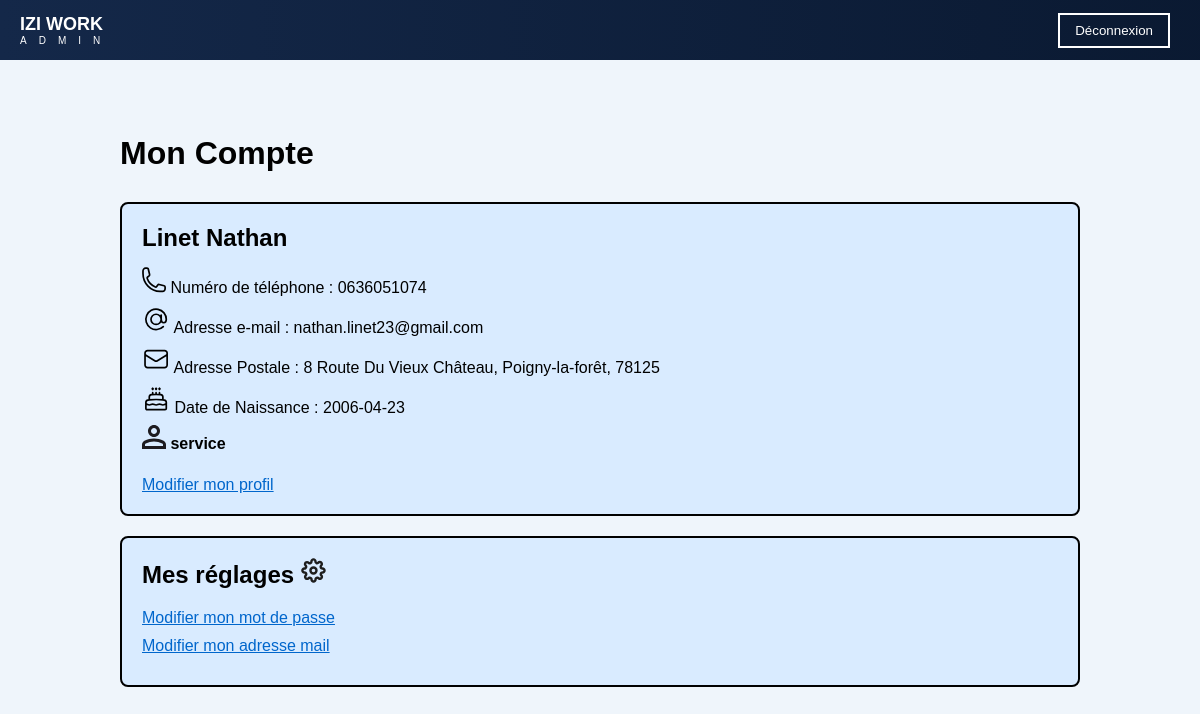
Screenshot of / (signed in) with the database file from the repository.
### app.py (models this page shows)
class User(UserMixin, db.Model):
    __tablename__ = 'USERS'
    id = db.Column('ID', db.Integer, primary_key=True)
    email = db.Column('Adresse_mail', db.String(255), unique=True, nullable=False)
    password = db.Column('Password', db.String(255), nullable=False)
    nom = db.Column('Nom', db.String(255), nullable=False)
    prenom = db.Column('Prenom', db.String(255), nullable=False)
    photo = db.Column('Photo_de_profil', db.String(255))
    telephone = db.Column('Numero_telephone', db.String(20))
    naissance = db.Column('Date_naissance', db.Date, nullable=False)
    fonction = db.Column('Fonction', db.String(255))
    adresse = db.relationship('AdressePostale', backref='user', uselist=False)
    historique = db.relationship('Historique', backref='user')
    disponibilites = db.relationship('Disponibilite', backref='user')
    indisponibilites = db.relationship('Indisponibilite', backref='user')

class AdressePostale(db.Model):
    __tablename__ = 'AdressePostale'
    id = db.Column('ID', db.Integer, primary_key=True, autoincrement=True)
    user_id = db.Column('User_ID', db.Integer, db.ForeignKey('USERS.ID'), unique=True, nullable=False)
    rue = db.Column('Rue', db.String(255), nullable=False)
    code_postal = db.Column('Code_postal', db.String(20), nullable=False)
    ville = db.Column('Ville', db.String(255), nullable=False)
    pays = db.Column('Pays', db.String(255), nullable=False)

### app.py (the view)
@app.route('/')
@login_required
def compte():
    user = current_user
    adresse = AdressePostale.query.filter_by(user_id=user.id).first()
    return render_template('compte/compte.html', user=user, adresse=adresse)

### app.py (called while the page is built)
@login_manager.user_loader
def load_user(user_id):
    return User.query.get(int(user_id))

### templates/compte/compte.html (shortened to what this page needs)
<!DOCTYPE html>
<html lang="fr">
<head>
  <link rel="stylesheet" href="{{ url_for('static', filename='css/style.css') }}">
</head>
<body>
    {% include 'includes/header.html' %}
    <div class="container-compte">
        <h1>Mon Compte</h1>
        <div class="account-box">
            <div class="info-section">
                <h2>{{ user.nom }} {{ user.prenom }}</h2>
                <ul>
                <li><img src="{{ url_for('static', filename='image/profile/telephone.svg')}}" /> Numéro de téléphone : {{ user.telephone }}</li>
                <li><img src="{{ url_for('static', filename='image/profile/arobase.svg')}}" /> Adresse e-mail : {{ user.email }}</li>
                <li><img src="{{ url_for('static', filename='image/profile/lettre.svg')}}" /> Adresse Postale : {{ adresse.rue }}, {{ adresse.ville }}, {{ adresse.code_postal }}</li>
                <li><img src="{{ url_for('static', filename='image/profile/gateau.svg')}}" /> Date de Naissance : {{ user.naissance }}</li>
                <li><img src="{{ url_for('static', filename='image/profile/user.svg')}}" /> <strong>  {{ user.fonction }}</strong></li>
                </ul>
                <span class="edit-profile" id="editProfileBtn">Modifier mon profil</span>
            </div>
        </div>
        <div class="settings-box">
            <h2>Mes réglages <img class="rouedenter" src="{{ url_for('static', filename='image/profile/rouedenter.svg')}}"/></h2>
            <ul>
                <li><a href="#" id="changePasswordLink">Modifier mon mot de passe</a></li>
                <li><a href="#" id="changeEmailLink">Modifier mon adresse mail</a></li>
            </ul>
        </div>
    </div>
</body>
</html>

### static/css/style.css (style rules this page uses)
body { margin: 0; padding: 0; font-family: Arial, sans-serif; display: flex; height: 100vh; background-color: #EFF5FB; }
.container-compte { display: flex; flex-direction: column; width: 80%; margin: auto; }
.container-compte h1 { text-align: left; margin-bottom: 30px; }
.account-box { display: flex; justify-content: space-between; background-color: #d9ebff; border-radius: 8px; border: 2px solid black; padding: 20px; margin-bottom: 20px; }
.account-box .info-section { flex: 1; margin-right: 20px; }
.account-box .info-section h2 { margin: 0 0 15px 0; }
.account-box .info-section ul { list-style-type: none; padding: 0; margin: 0; }
.account-box .info-section ul li { margin-bottom: 8px; font-weight: 500; }
.account-box .edit-profile { display: inline-block; margin-top: 15px; color: #0066cc; text-decoration: underline; cursor: pointer; }
.settings-box { background-color: #d9ebff; border: 2px solid black; border-radius: 8px; padding: 20px; }
.settings-box h2 { margin-top: 0; }
.settings-box h2 .rouedenter { width: 25px; }
.settings-box ul { list-style-type: none; margin: 0; padding: 0; }
.settings-box ul li { margin-bottom: 10px; }
.settings-box ul li a { color: #0066cc; text-decoration: underline; cursor: pointer; }

### rows the page displays
User: nom "Linet", prenom "Nathan", telephone "0636051074", email "nathan.linet23@gmail.com", naissance "2006-04-23", fonction "service"
AdressePostale: rue "8 Route Du Vieux Château", ville "Poigny-la-forêt", code_postal "78125"
